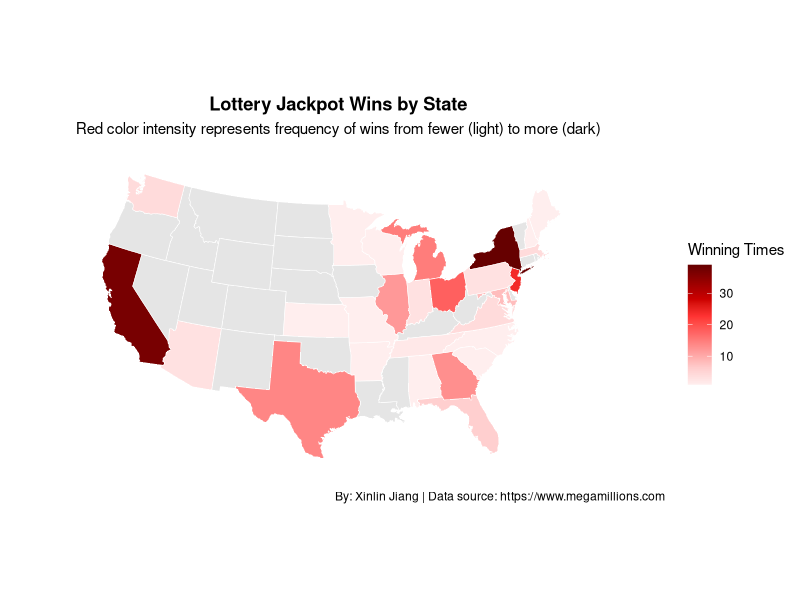
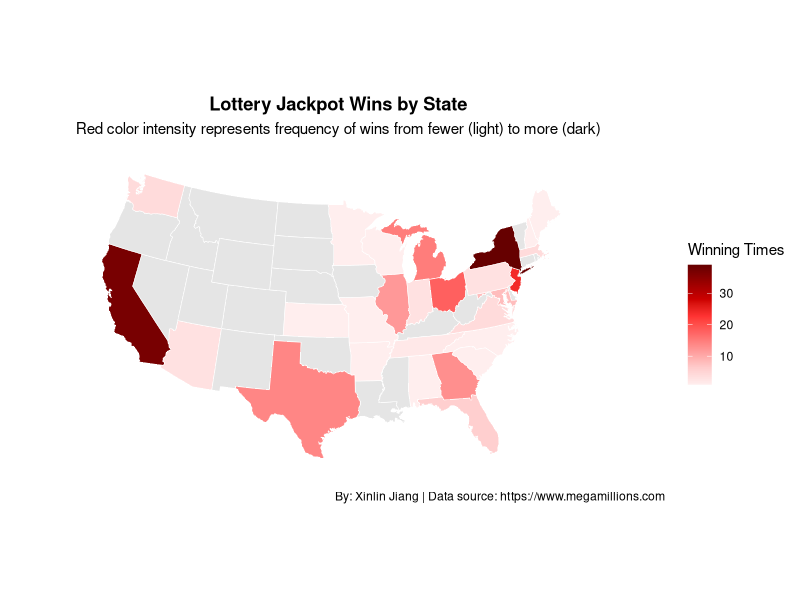
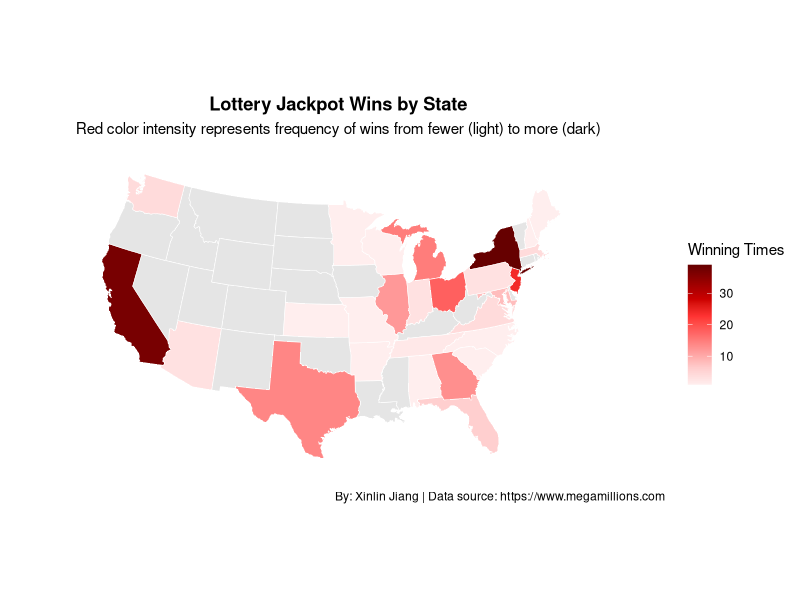

Write the R code that produced these figures, in order.
# Install required packages if not already installed
if (!require(ggplot2)) install.packages("ggplot2")
if (!require(maps)) install.packages("maps")
# Install svglite for SVG export
if (!require(svglite)) install.packages("svglite")
# Load the packages (this is critical!)
library(ggplot2)
library(maps)

# Create data frame with state frequencies
state_data <- data.frame(
  state = c("NY", "CA", "NJ", "OH", "MI", "TX", "GA", "IL", "MD", "FL", "MA", "VA", "WA", 
            "AZ", "PA", "IN", "TN", "ME", "MN", "WI", "NH", "SC", "AR", "MO", "KS", "NC", "AL"),
  frequency = c(39, 37, 24, 18, 15, 14, 13, 12, 8, 6, 4, 4, 4, 3, 3, 3, 2, 1, 1, 1, 1, 1, 1, 1, 1, 1, 1)
)

# Get US states map data
us_states <- map_data("state")

# Create a mapping of state abbreviations to full names
state_abbr_to_name <- c(
  AL = "alabama", AK = "alaska", AZ = "arizona", AR = "arkansas", CA = "california",
  CO = "colorado", CT = "connecticut", DE = "delaware", FL = "florida", GA = "georgia",
  HI = "hawaii", ID = "idaho", IL = "illinois", IN = "indiana", IA = "iowa",
  KS = "kansas", KY = "kentucky", LA = "louisiana", ME = "maine", MD = "maryland",
  MA = "massachusetts", MI = "michigan", MN = "minnesota", MS = "mississippi", MO = "missouri",
  MT = "montana", NE = "nebraska", NV = "nevada", NH = "new hampshire", NJ = "new jersey",
  NM = "new mexico", NY = "new york", NC = "north carolina", ND = "north dakota", OH = "ohio",
  OK = "oklahoma", OR = "oregon", PA = "pennsylvania", RI = "rhode island", SC = "south carolina",
  SD = "south dakota", TN = "tennessee", TX = "texas", UT = "utah", VT = "vermont",
  VA = "virginia", WA = "washington", WV = "west virginia", WI = "wisconsin", WY = "wyoming",
  DC = "district of columbia"
)

# Convert abbreviations to full state names
state_data$state_name <- unlist(state_abbr_to_name[state_data$state])

# Merge map data with frequency data
# We need dplyr for left_join, so let's check if it's available, otherwise use merge
if (require(dplyr)) {
  choropleth_data <- left_join(us_states, state_data, by = c("region" = "state_name"))
} else {
  # If dplyr is not available, use base R merge
  choropleth_data <- merge(us_states, state_data, 
                           by.x = "region", by.y = "state_name", 
                           all.x = TRUE)
}

# Create a custom red color palette
red_colors <- c("#FFEEEE", "#FFCCCC", "#FF9999", "#FF6666", "#FF3333", "#CC0000", "#990000", "#660000")

# Create the map
ggplot(data = choropleth_data) +
  geom_polygon(aes(x = long, y = lat, group = group, fill = frequency), 
               color = "white", size = 0.2) +
  coord_map("albers", lat0 = 39, lat1 = 45) +
  scale_fill_gradientn(
    name = "Winning Times", 
    colors = red_colors,
    na.value = "grey90"
  ) +
  labs(
    title = "Lottery Jackpot Wins by State",
    subtitle = "Red color intensity represents frequency of wins from fewer (light) to more (dark)",
    caption = "By: Xinlin Jiang | Data source: https://www.megamillions.com"
  ) +
  theme_minimal() +
  theme(
    plot.title = element_text(hjust = 0.5, face = "bold"),
    plot.subtitle = element_text(hjust = 0.5),
    axis.title = element_blank(),
    axis.text = element_blank(),
    axis.ticks = element_blank(),
    panel.grid = element_blank()
  )

# Save the plot
ggsave("lottery_wins_map.svg", width = 10, height = 6, dpi = 30)
# Also save as PNG for quick reference
ggsave("lottery_wins_map.png", width = 8, height = 5, dpi = 300)
